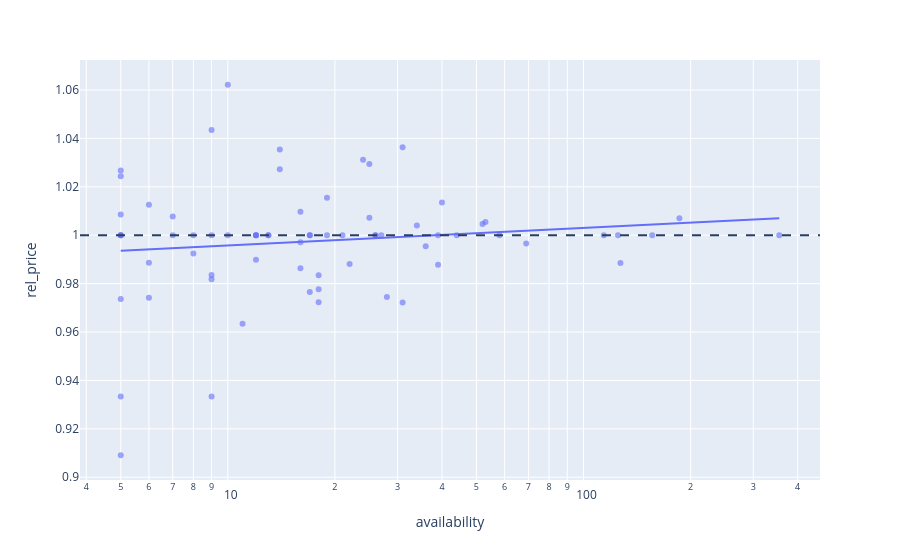

The code cell stored with this chart in its notebook:
### Markdown cell above
### Impact of Car Color on Relative Price

* **Stable Pricing Across Common Colors**: Standard colors (such as **Black**, **Silver**, **White**, **Gray**, and **Blue**) have median relative prices tightly centered at exactly **1.0** (meaning they align perfectly with the overall model-year median).
* **Slight Deviations for Less Common Colors**:
  * **Dark Red**: Shows a slight price premium of **~2.5%** above the median.
  * **Mocha & Petroleum**: Show minor discounts of **~1.6%** to **~1.7%** below the median.

* **Key Takeaway**: Vehicle color has a very minor impact on relative market pricing, as almost all colors sit within **±2.5%** of the standard market median.

### Code cell
s = df.groupby("city").agg(rel_price=("rel_price", "median"), availability=("rel_price", "count")).reset_index()
s = s[s.availability >= 5]

px.scatter(s, x="availability", y="rel_price", hover_name="city", log_x=True, opacity=0.6,
           trendline="ols", trendline_options=dict(log_x=True)
          ).add_hline(y=1, line_dash="dash").show()

### Figure 1 — Plotly figure (JSON) as saved in the notebook; plotly's stock layout.template omitted (floating-point values rounded to 4 significant figures)
{"data": [{"hovertemplate": "<b>%{hovertext}</b><br><br>availability=%{x}<br>rel_price=%{y}<extra></extra>", "hovertext": ["10th of Ramadan", "6-Oct", "Ain Shams", "Al Abbassia", "Al Agouzah", "Al Rehab", "Al Tagamoa El Awal", "Alexandria", "Alexandria Desert", "Aswan", "Asyut", "Banha", "Beheira", "Ben Suef", "Beni Suef", "Cairo", "Dakahlia", "Damanhur", "Damietta", "Dokki", "Dyarb Negm", "El Faiyum", "El Haram", "El Katameya", "El Mahalla El Kubra", "El Minya", "El Shorouk", "El Tagamoa El Khames", "Gesr Al Suez", "Gharbia", "Giza", "Hadaeq Al Qubbah", "Hadayek October", "Heliopolis", "Helwan", "Hurghada", "Imbabah", "Ismailia", "Ismailia Desert", "Kafr el-Sheikh", "Luxor", "Maadi", "Madinaty", "Mansoura", "Mit Ghamr", "Mohandessin", "Mokattam", "Monufia", "Nasr city", "Obour City", "Port Said", "Pyramids Gardens", "Qalyubia", "Qena", "Ramses", "Sadat City", "Sharqia", "Sheikh Zayed City", "Sheraton", "Shibin el Kom", "Shubra", "Shubra al-Khaimah", "Smouha", "Sohag", "Suez", "Tagamo3 - New Cairo", "Tanta", "Zagazig", "Zahraa Al Maadi", "Zefta"], "legendgroup": "", "marker": {"color": "#636efa", "opacity": 0.6, "symbol": "circle"}, "mode": "markers", "name": "", "orientation": "v", "showlegend": false, "type": "scatter", "x": [31, 125, 6, 5, 9, 5, 12, 114, 10, 13, 25, 21, 7, 9, 19, 355, 17, 14, 40, 11, 7, 34, 31, 5, 24, 26, 26, 18, 6, 5, 127, 9, 18, 58, 16, 10, 5, 36, 6, 44, 5, 39, 14, 53, 8, 18, 25, 12, 186, 39, 9, 17, 16, 9, 5, 8, 27, 69, 12, 19, 13, 5, 28, 22, 16, 156, 52, 17, 12, 5], "xaxis": "x", "y": [1.036, 1.0, 0.9886, 1.0, 0.9333, 1.027, 1.0, 1.0, 1.062, 1.0, 1.007, 1.0, 1.008, 0.9818, 1.0, 1.0, 1.0, 1.035, 1.014, 0.9634, 1.0, 1.004, 0.9722, 1.009, 1.031, 1.0, 1.0, 0.9776, 0.9742, 1.024, 0.9885, 0.9836, 0.9723, 1.0, 0.9864, 1.0, 0.9737, 0.9954, 1.013, 1.0, 1.0, 0.9878, 1.027, 1.005, 1.0, 0.9834, 1.029, 0.9899, 1.007, 1.0, 1.0, 0.9765, 1.01, 1.043, 0.9333, 0.9924, 1.0, 0.9966, 1.0, 1.016, 1.0, 0.9091, 0.9744, 0.9881, 0.9971, 1.0, 1.005, 1.0, 1.0, 1.0], "yaxis": "y"}, {"hovertemplate": "<b>OLS trendline</b><br>rel_price = 0.00728164 * log10(availability) + 0.988476<br>R<sup>2</sup>=0.017617<br><br>availability=%{x}<br>rel_price=%{y} <b>(trend)</b><extra></extra>", "legendgroup": "", "marker": {"color": "#636efa", "symbol": "circle"}, "mode": "lines", "name": "", "showlegend": false, "type": "scatter", "x": [5, 5, 5, 5, 5, 5, 5, 5, 5, 6, 6, 6, 7, 7, 8, 8, 9, 9, 9, 9, 9, 10, 10, 11, 12, 12, 12, 12, 13, 13, 14, 14, 16, 16, 16, 17, 17, 17, 18, 18, 18, 19, 19, 21, 22, 24, 25, 25, 26, 26, 27, 28, 31, 31, 34, 36, 39, 39, 40, 44, 52, 53, 58, 69, 114, 125, 127, 156, 186, 355], "xaxis": "x", "y": [0.9936, 0.9936, 0.9936, 0.9936, 0.9936, 0.9936, 0.9936, 0.9936, 0.9936, 0.9941, 0.9941, 0.9941, 0.9946, 0.9946, 0.9951, 0.9951, 0.9954, 0.9954, 0.9954, 0.9954, 0.9954, 0.9958, 0.9958, 0.9961, 0.9963, 0.9963, 0.9963, 0.9963, 0.9966, 0.9966, 0.9968, 0.9968, 0.9972, 0.9972, 0.9972, 0.9974, 0.9974, 0.9974, 0.9976, 0.9976, 0.9976, 0.9978, 0.9978, 0.9981, 0.9983, 0.9985, 0.9987, 0.9987, 0.9988, 0.9988, 0.9989, 0.999, 0.9993, 0.9993, 0.9996, 0.9998, 1.0, 1.0, 1.0, 1.0, 1.001, 1.001, 1.001, 1.002, 1.003, 1.004, 1.004, 1.004, 1.005, 1.007], "yaxis": "y"}], "layout": {"legend": {"tracegroupgap": 0}, "margin": {"t": 60}, "shapes": [{"line": {"dash": "dash"}, "type": "line", "x0": 0, "x1": 1, "xref": "x domain", "y0": 1, "y1": 1, "yref": "y"}], "xaxis": {"anchor": "y", "domain": [0, 1], "title": {"text": "availability"}, "type": "log"}, "yaxis": {"anchor": "x", "domain": [0, 1], "title": {"text": "rel_price"}}}}
